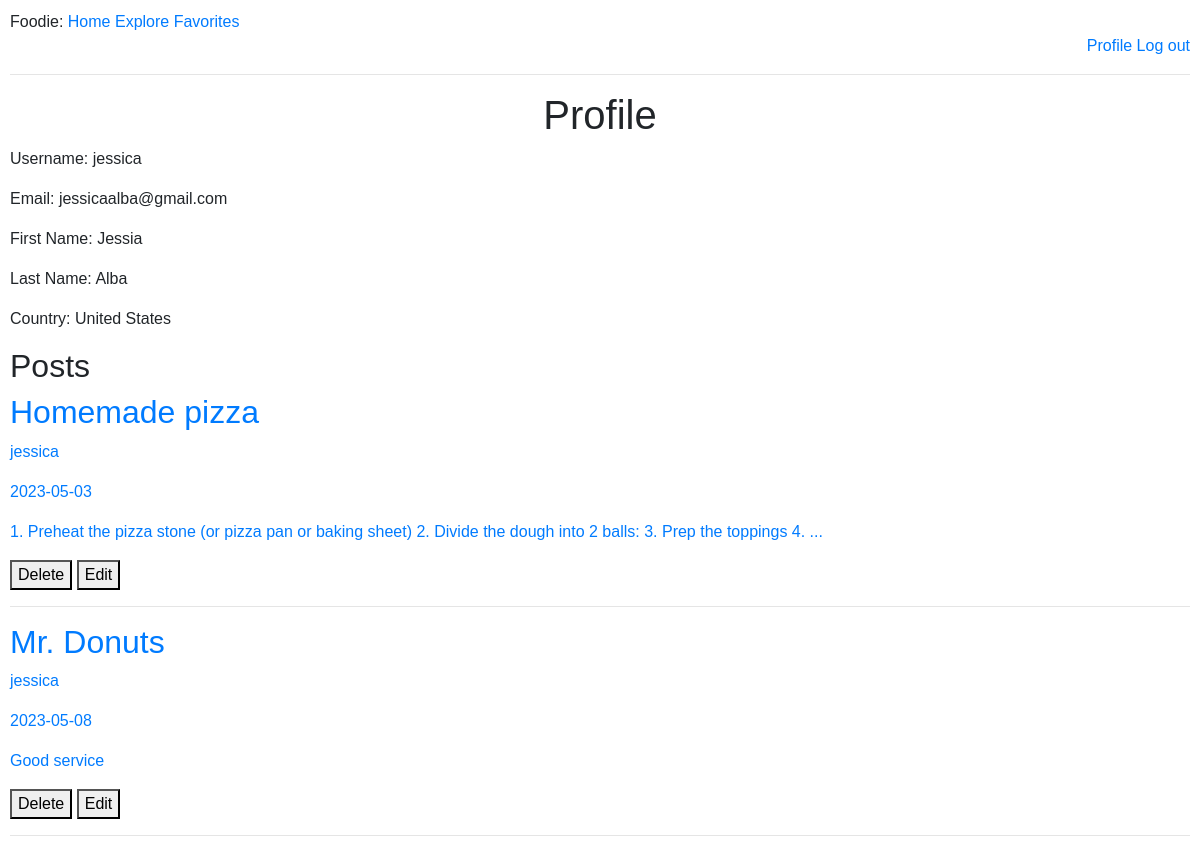
The app's page /profile-user (signed in) with its own data.
### tables this page shows
CREATE TABLE users (
        id INTEGER PRIMARY KEY,
        name TEXT,
        surname TEXT,
        country TEXT,
        username TEXT,
        email TEXT,
        password TEXT
    );

CREATE TABLE recipes(
        id INTEGER PRIMARY KEY,
        title VARCHAR(100),
        timestamp TEXT,
        content TEXT,
        ingredients TEXT,
        user_id INTEGER,
        FOREIGN KEY (user_id) REFERENCES users(id) on delete cascade
    );

CREATE TABLE reviews(
        id INTEGER PRIMARY KEY,
        name VARCHAR(100),
        timestamp TEXT,
        stars INTEGER,
        content TEXT,
        location TEXT,
        user_id INTEGER,
        FOREIGN KEY (user_id) REFERENCES users(id) on delete cascade
    );

### app.py (the view)
@app.route('/profile-user')
@token_required
def profile_user():
    data = jwt.decode(session['token'], token_key, algorithms=['HS256'])
    user_id = data['user_id']
    query = f"SELECT * from users where id={user_id}"
    db = database_worker('social_net.db')
    user = db.search(query=query)
    if user:
        user = user[0]
        query_posts = f"SELECT title, user_id, DATE(timestamp), content, id from recipes where user_id={user_id}"
        query_reviews = f"SELECT name, user_id, DATE(timestamp), content, id, user_id from reviews where user_id={user_id}"
        posts = db.search(query=query_posts)
        reviews = db.search(query=query_reviews)
        for i in range(len(posts)):
            for j in range(len(posts[i])):
                if j == 1:
                    user_id = posts[i][j]
                    query_user = f"SELECT username from users where id={user_id}"
                    username = db.search(query=query_user)
                    posts[i] = list(posts[i])
                    posts[i][j] = username[0][0]
                    posts[i] = tuple(posts[i])
        for i in range(len(reviews)):
            for j in range(len(reviews[i])):
                if j == 1:
                    reviews = list(reviews)
                    user_id = reviews[i][j]
                    query_username = f"SELECT username from users where id={user_id}"
                    username = db.search(query=query_username)
                    reviews[i] = list(reviews[i])
                    reviews[i][j] = username[0][0]
        return render_template('profile-user.html', title=f'{user[0]}', user=user, posts=posts,
                               login=True, user_id=user_id, reviews=reviews)
    return render_template('profile-user.html', title=f'{user[0]}', login=True, user=user, user_id=user_id)

### app.py (called while the page is built)
def token_required(f):
    @wraps(f)
    def decorated(*args, **kwargs):
        if 'token' not in session:
            print("No token")
            return redirect(url_for('login'))
        try:
            print("Decoding token")
            data = jwt.decode(session['token'], token_key, algorithms=['HS256'])
        except:
            print("Wrong Token")
            return redirect(url_for('login'))
        return f(*args, **kwargs)
    return decorated

### my_lib.py (called while the page is built)
    def search(self, query):
        result = self.cursor.execute(query).fetchall()
        return result

### templates/profile-user.html
{% extends "base.html" %}
{% block content %}
    <h1>Profile</h1>
    <p>Username: {{ user[4] }}</p>
    <p>Email: {{ user[5] }}</p>
    <p>First Name: {{ user[1] }}</p>
    <p>Last Name: {{ user[2] }}</p>
    <p>Country: {{ user[3] }}</p>
    <h2>Posts</h2>
    {% for post in posts %}
    <a href="{{ url_for('recipe_page', post_id=post[4]) }}">
    <div class="post">
        <h2 class="post-title">{{ post[0]}}</h2>
        <p class="post-author">{{ post[1]}}</p>
        <p class="post-date">{{ post[2]}}</p>
        <p class="post-content">{{ post[3] }}</p>
        {% if admin == post[5] %}
        <a href="{{ url_for('delete_post', post_id=post[4]) }}" onclick="return confirm('Are you sure you want to delete your post?');"><button class="delete-post-btn">Delete</button></a>
        <a href="{{ url_for('edit_post', post_id=post[4]) }}"><button class="edit-post-btn">Edit</button></a>
        {% endif %}
    </div>
    </a>
    <hr>
    {% endfor %}
    {% for review in reviews %}
    <a href="{{ url_for('review', id=review[4]) }}">
    <div class="post">
        <h2 class="post-title">{{ review[0]}}</h2>
        <p class="post-author">{{ review[1]}}</p>
        <p class="post-date">{{ review[2]}}</p>
        <p class="post-content">{{ review[3] }}</p>
    </div>
        <a href="{{ url_for('delete_review', id=review[4]) }}" onclick="return confirm('Are you sure you want to delete your post?');"><button class="delete-post-btn">Delete</button></a>
        <a href="{{ url_for('edit_review', id=review[4]) }}"><button class="edit-post-btn">Edit</button></a>
        <hr>
    {% endfor %}
{% endblock %}

### static/registration.css (style rules this page uses)
body, button, input, select, textarea, h1, h2, h3, h4, h5, h6, p, span, div, a { font-family: Arial, sans-serif; }

### static/my_style.css (style rules this page uses)
body, button, input, select, textarea, h1, h2, h3, h4, h5, h6, p, span, div, a { font-family: Arial, sans-serif; }
body { margin: 10px; }
h1 { text-align: center; }

### records on screen
users: username "jessica", email "jessicaalba@gmail.com", name "Jessia", surname "Alba", country "United States", username "jessica", username "jessica"
recipes: title "Homemade pizza", content "1. Preheat the pizza stone (or pizza pan or baking sheet) 2. Divide the dough into 2 balls: 3. Prep the toppings 4. ..."
reviews: name "Mr. Donuts", content "Good service"

### other values on screen
{{ post[2] }} "2023-05-03"
{{ review[2] }} "2023-05-08"
